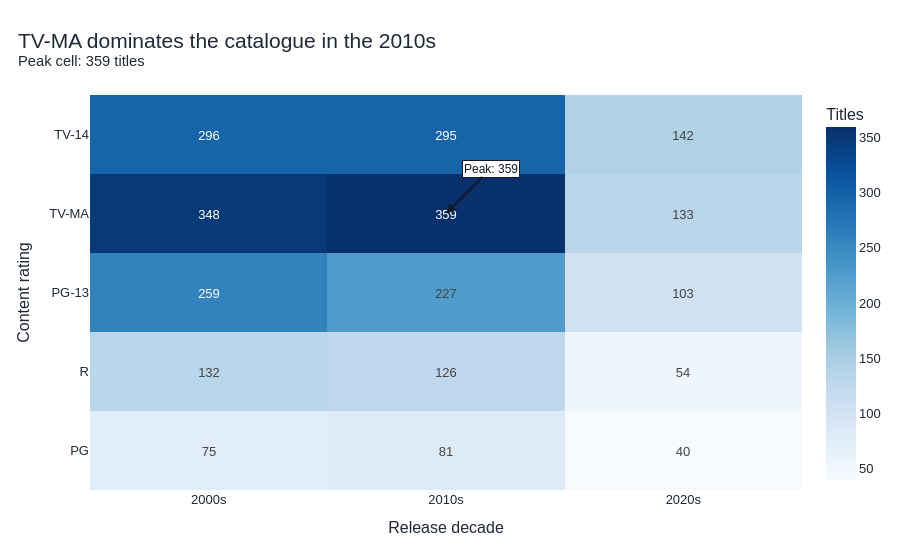

Notebook code for this chart:
### Markdown cell above
## Task 1 — Heatmap: content by rating and release decade

**What to build:** A heatmap showing the number of titles by **content rating** (y-axis) and **decade** (x-axis).

**Requirements:**
- Create a 'decade' column: `df['decade'] = (df['release_year'] // 10 * 10).astype(str) + 's'`
- Filter to TV-14, TV-MA, PG-13, R, PG only (most common ratings)
- Sequential colour scale (Blues)
- Values shown in cells (`text_auto=True`)
- Insight title about which rating dominates which decade

### Code cell
# Task 1 - Heatmap: content by rating and release decade

rating_order = ["TV-14", "TV-MA", "PG-13", "R", "PG"]

df_heatmap = df.copy()
df_heatmap["decade"] = (df_heatmap["release_year"] // 10 * 10).astype(str) + "s"

df_heatmap = df_heatmap[df_heatmap["rating"].isin(rating_order)]

heatmap_counts = (
    df_heatmap
    .groupby(["rating", "decade"])
    .size()
    .reset_index(name="title_count")
)

decade_order = sorted(
    heatmap_counts["decade"].unique(),
    key=lambda x: int(x.replace("s", ""))
)

heatmap_matrix = (
    heatmap_counts
    .pivot(index="rating", columns="decade", values="title_count")
    .reindex(index=rating_order, columns=decade_order)
    .fillna(0)
    .astype(int)
)

max_rating = heatmap_matrix.stack().idxmax()[0]
max_decade = heatmap_matrix.stack().idxmax()[1]
max_count = heatmap_matrix.loc[max_rating, max_decade]

try:
    fig = px.imshow(
        heatmap_matrix,
        text_auto=True,
        color_continuous_scale="Blues",
        aspect="auto",
        labels=dict(x="Release decade", y="Content rating", color="Titles"),
        title=(
            f"{max_rating} dominates the catalogue in the {max_decade}"
            f"<br><sup>Peak cell: {max_count} titles</sup>"
        )
    )
except TypeError:
    fig = px.imshow(
        heatmap_matrix,
        color_continuous_scale="Blues",
        aspect="auto",
        labels=dict(x="Release decade", y="Content rating", color="Titles"),
        title=(
            f"{max_rating} dominates the catalogue in the {max_decade}"
            f"<br><sup>Peak cell: {max_count} titles</sup>"
        )
    )
    fig.update_traces(
        text=heatmap_matrix.values,
        texttemplate="%{text}"
    )

fig.add_annotation(
    x=max_decade,
    y=max_rating,
    text=f"Peak: {max_count}",
    showarrow=True,
    arrowhead=2,
    arrowsize=1,
    arrowwidth=2,
    arrowcolor="#111827",
    ax=45,
    ay=-45,
    bgcolor="white",
    bordercolor="#111827",
    borderwidth=1,
    font=dict(color="#111827", size=12)
)

fig.update_layout(
    template="plotly_white",
    height=560,
    width=900,
    title=dict(x=0.02, xanchor="left", font=dict(size=21)),
    font=dict(family="Arial", size=13, color="#1F2937"),
    margin=dict(l=90, r=40, t=95, b=70)
)

fig.update_xaxes(side="bottom")
fig.update_yaxes(title="Content rating")

fig.show()

### Figure 1 — Plotly figure (JSON) as saved in the notebook; plotly's stock layout.template omitted (floating-point values rounded to 4 significant figures)
{"data": [{"coloraxis": "coloraxis", "hovertemplate": "Release decade: %{x}<br>Content rating: %{y}<br>Titles: %{z}<extra></extra>", "name": "0", "texttemplate": "%{z}", "type": "heatmap", "x": ["2000s", "2010s", "2020s"], "xaxis": "x", "y": ["TV-14", "TV-MA", "PG-13", "R", "PG"], "yaxis": "y", "z": [[296, 295, 142], [348, 359, 133], [259, 227, 103], [132, 126, 54], [75, 81, 40]]}], "layout": {"annotations": [{"arrowcolor": "#111827", "arrowhead": 2, "arrowsize": 1, "arrowwidth": 2, "ax": 45, "ay": -45, "bgcolor": "white", "bordercolor": "#111827", "borderwidth": 1, "font": {"color": "#111827", "size": 12}, "showarrow": true, "text": "Peak: 359", "x": "2010s", "y": "TV-MA"}], "coloraxis": {"colorbar": {"title": {"text": "Titles"}}, "colorscale": [[0, "rgb(247,251,255)"], [0.125, "rgb(222,235,247)"], [0.25, "rgb(198,219,239)"], [0.375, "rgb(158,202,225)"], [0.5, "rgb(107,174,214)"], [0.625, "rgb(66,146,198)"], [0.75, "rgb(33,113,181)"], [0.875, "rgb(8,81,156)"], [1, "rgb(8,48,107)"]]}, "font": {"color": "#1F2937", "family": "Arial", "size": 13}, "height": 560, "margin": {"b": 70, "l": 90, "r": 40, "t": 95}, "title": {"font": {"size": 21}, "text": "TV-MA dominates the catalogue in the 2010s<br><sup>Peak cell: 359 titles</sup>", "x": 0.02, "xanchor": "left"}, "width": 900, "xaxis": {"anchor": "y", "domain": [0, 1], "side": "bottom", "title": {"text": "Release decade"}}, "yaxis": {"anchor": "x", "autorange": "reversed", "domain": [0, 1], "title": {"text": "Content rating"}}}}
